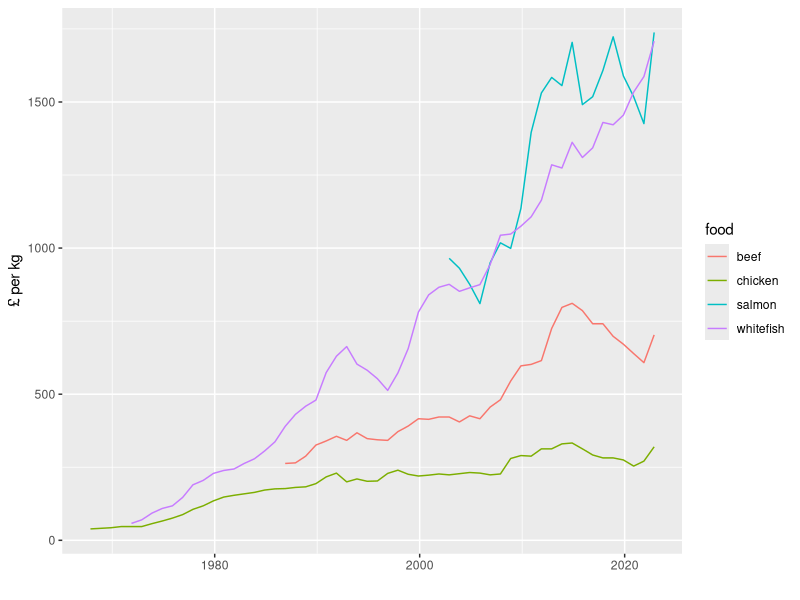

Here is the R script that generated this plot:
library(tidyverse)
library(cowplot)
library(magrittr)

# dat
chi<-read.csv('data/ons/fresh_chicken_per_kgseries-070723.csv', skip=7) %>% 
      set_colnames(c("year", 'gbp_kg')) %>% 
    filter(!str_length(year) > 4) %>% 
    mutate(food = 'chicken')
beef<-read.csv('data/ons/beefmince_kg_series-070723.csv', skip=7) %>% 
      set_colnames(c("year", 'gbp_kg')) %>% 
    filter(!str_length(year) > 4) %>%
    mutate(food = 'beef')
salm<-read.csv('data/ons/salmon_fillets_kg_series-070723.csv', skip=7) %>% 
      set_colnames(c("year", 'gbp_kg')) %>% 
    filter(!str_length(year) > 4) %>% 
    filter(year > 2001) %>% 
    mutate(food = 'salmon')
white<-read.csv('data/ons/whitefish_fillets_series-070723.csv', skip=7) %>% 
    set_colnames(c("year", 'gbp_kg')) %>% 
    filter(!str_length(year) > 4) %>% 
    mutate(food = 'whitefish')

names(white)
price<-rbind(chi, beef, salm, white) %>% 
    mutate(year = as.Date(year, '%Y'))

ggplot(price, aes(year, gbp_kg, col=food)) + 
    geom_line(aes(group=food)) +
    labs(x = '', y = '£ per kg') +
    scale_x_date()
